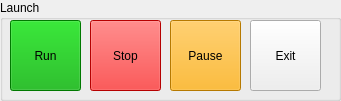
     <widget class="QGroupBox" name="groupBox_13">
      <property name="geometry">
       <rect>
        <x>10</x>
        <y>700</y>
        <width>341</width>
        <height>101</height>
       </rect>
      </property>
      <property name="title">
       <string>Launch</string>
      </property>
      <widget class="QPushButton" name="d_run_btn">
       <property name="geometry">
        <rect>
         <x>10</x>
         <y>20</y>
         <width>71</width>
         <height>71</height>
        </rect>
       </property>
       <property name="styleSheet">
        <string notr="true">background-color: rgb(0, 170, 0);</string>
       </property>
       <property name="text">
        <string>Run</string>
       </property>
      </widget>
      <widget class="QPushButton" name="d_exit_btn">
       <property name="geometry">
        <rect>
         <x>250</x>
         <y>20</y>
         <width>71</width>
         <height>71</height>
        </rect>
       </property>
       <property name="styleSheet">
        <string notr="true"/>
       </property>
       <property name="text">
        <string>Exit</string>
       </property>
      </widget>
      <widget class="QPushButton" name="d_stop_btn">
       <property name="geometry">
        <rect>
         <x>90</x>
         <y>20</y>
         <width>71</width>
         <height>71</height>
        </rect>
       </property>
       <property name="styleSheet">
        <string notr="true">background-color: rgb(255, 0, 0);</string>
       </property>
       <property name="text">
        <string>Stop</string>
       </property>
      </widget>
      <widget class="QPushButton" name="d_pause_btn">
       <property name="geometry">
        <rect>
         <x>170</x>
         <y>20</y>
         <width>71</width>
         <height>71</height>
        </rect>
       </property>
       <property name="palette">
        <palette>
         <active>
          <colorrole role="Button">
           <brush brushstyle="SolidPattern">
            <color alpha="255">
             <red>255</red>
             <green>170</green>
             <blue>0</blue>
            </color>
           </brush>
          </colorrole>
          <colorrole role="Base">
           <brush brushstyle="SolidPattern">
            <color alpha="255">
             <red>255</red>
             <green>170</green>
             <blue>0</blue>
            </color>
           </brush>
          </colorrole>
          <colorrole role="Window">
           <brush brushstyle="SolidPattern">
            <color alpha="255">
             <red>255</red>
             <green>170</green>
             <blue>0</blue>
            </color>
           </brush>
          </colorrole>
         </active>
         <inactive>
          <colorrole role="Button">
           <brush brushstyle="SolidPattern">
            <color alpha="255">
             <red>255</red>
             <green>170</green>
             <blue>0</blue>
            </color>
           </brush>
          </colorrole>
          <colorrole role="Base">
           <brush brushstyle="SolidPattern">
            <color alpha="255">
             <red>255</red>
             <green>170</green>
             <blue>0</blue>
            </color>
           </brush>
          </colorrole>
          <colorrole role="Window">
           <brush brushstyle="SolidPattern">
            <color alpha="255">
             <red>255</red>
             <green>170</green>
             <blue>0</blue>
            </color>
           </brush>
          </colorrole>
         </inactive>
         <disabled>
          <colorrole role="Button">
           <brush brushstyle="SolidPattern">
            <color alpha="255">
             <red>255</red>
             <green>170</green>
             <blue>0</blue>
            </color>
           </brush>
          </colorrole>
          <colorrole role="Base">
           <brush brushstyle="SolidPattern">
            <color alpha="255">
             <red>255</red>
             <green>170</green>
             <blue>0</blue>
            </color>
           </brush>
          </colorrole>
          <colorrole role="Window">
           <brush brushstyle="SolidPattern">
            <color alpha="255">
             <red>255</red>
             <green>170</green>
             <blue>0</blue>
            </color>
           </brush>
          </colorrole>
         </disabled>
        </palette>
       </property>
       <property name="styleSheet">
        <string notr="true">background-color: rgb(255, 170, 0);</string>
       </property>
       <property name="text">
        <string>Pause</string>
       </property>
      </widget>
     </widget>
